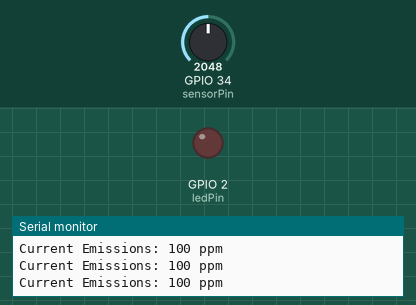
Bench run of a sketch on a simulated ESP32. Shown: output pins drawn as LEDs (lit = HIGH), the last lines printed to the serial monitor. The inputs (shaded band) are chosen by the test bench; at power-on: GPIO 34 (sensorPin) = 2048. WiFi joins after 1.5 s; servers stay silent unless stated; uploads are accepted with an empty reply.

Above: at 2.7 s.
2.8 s: GPIO 34 (sensorPin) set to 2866
At 3.2 s:
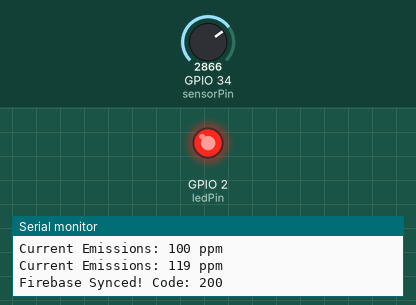
Timing chart, 0 to 5.8 s (numbered marks = the images above; inputs shaded):
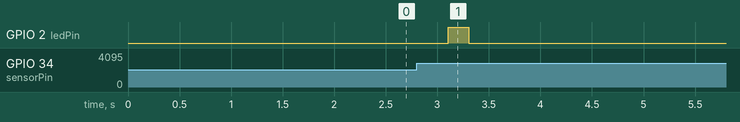

The sketch:

sketch.ino
```cpp
// ═══════════════════════════════════════════════════════════════════════
//  ChainReaction — ESP32 IoT Edge Device (Layer 1)
// ═══════════════════════════════════════════════════════════════════════
//  This Arduino sketch runs on a simulated ESP32 microcontroller inside
//  the Wokwi online simulator.  It reads a potentiometer (acting as a
//  CO₂ sensor), converts the raw analog value to a realistic 50–150 ppm
//  range, and pushes the reading to Firebase Realtime Database via HTTP.
//
//  The web dashboard (index.html) subscribes to the same Firebase path
//  in real time, so sensor updates appear on screen instantly.
// ═══════════════════════════════════════════════════════════════════════

#include <WiFi.h>        // ESP32 WiFi library — lets us connect to the internet
#include <HTTPClient.h>  // HTTP client — lets us send PUT requests to Firebase

// ── WiFi credentials ───────────────────────────────────────────────────
// Wokwi provides a virtual WiFi network called "Wokwi-GUEST" with no
// password.  Real hardware would use your actual WiFi SSID and password.
const char* ssid = "Wokwi-GUEST";
const char* password = "";

// ── Team / Device identity ─────────────────────────────────────────────
// This string MUST exactly match the "Device ID" you type into the web
// dashboard.  Firebase stores emissions at the path "emissions/<teamName>",
// so both the ESP32 and the dashboard need to agree on the same name.
String teamName = "ratpoison";

// ── Firebase Realtime Database URL ─────────────────────────────────────
// Must end with "/" — the ESP32 appends "emissions/<teamName>.json" to
// form the full REST endpoint for a PUT request.
String firebaseUrl = "https://chainreaction-iot-default-rtdb.asia-southeast1.firebasedatabase.app/";

// ── Hardware pin assignments ───────────────────────────────────────────
// Pin 34: Analog input — reads the potentiometer's voltage (0–3.3 V)
// Pin  2: Digital output — built-in LED, blinks briefly on each sync
const int sensorPin = 34;
const int ledPin    = 2;

// ── Dead-band filter ───────────────────────────────────────────────────
// Without this filter, tiny random fluctuations would cause the ESP32 to
// flood Firebase with near-identical readings dozens of times per second.
// DEAD_BAND = 2 means we only push a new value when the reading changes
// by more than ±2 ppm compared to the last successfully sent value.
const int DEAD_BAND = 2;
int lastSentValue = -999; // Initialised far from any real reading

// ═══════════════════════════════════════════════════════════════════════
//  setup() — Runs once when the ESP32 boots
// ═══════════════════════════════════════════════════════════════════════
void setup() {
  Serial.begin(115200);       // Start serial monitor at 115200 baud
  pinMode(ledPin, OUTPUT);    // Configure the LED pin as an output

  // Connect to WiFi — keep retrying until the connection is established
  WiFi.begin(ssid, password);
  Serial.print("Connecting to WiFi");
  while (WiFi.status() != WL_CONNECTED) {
    delay(300);
    Serial.print(".");
  }
  Serial.println("\n✅ Connected to Wokwi-GUEST!");
}

// ═══════════════════════════════════════════════════════════════════════
//  loop() — Runs continuously after setup()
// ═══════════════════════════════════════════════════════════════════════
//  Each iteration:
//    1. Reads the potentiometer's raw 12-bit ADC value (0–4095)
//    2. Maps it to a realistic 50–150 ppm emissions range
//    3. Checks the dead-band filter to avoid redundant uploads
//    4. If the reading has changed enough, sends it to Firebase via PUT
//    5. Blinks the LED to give visual feedback of a successful sync
// ═══════════════════════════════════════════════════════════════════════
void loop() {

  // 1. Read the analog sensor (potentiometer wired to pin 34)
  //    The ESP32 has a 12-bit ADC, so values range from 0 to 4095.
  int rawValue     = analogRead(sensorPin);

  // 2. Map the raw ADC range to our simulated emissions range (50–150 ppm)
  //    This makes the potentiometer slider feel like a real CO₂ sensor.
  int emissionsData = map(rawValue, 0, 4095, 50, 150);

  // Print the current reading to the serial monitor for debugging
  Serial.print("Current Emissions: ");
  Serial.print(emissionsData);
  Serial.println(" ppm");

  // 3. Dead-band filter: skip the upload if the reading hasn't changed
  //    enough since the last successful send (prevents Firebase flooding)
  if (abs(emissionsData - lastSentValue) < DEAD_BAND) {
    delay(200);   // Small delay to avoid hammering the CPU
    return;       // Skip the rest of this loop iteration
  }

  // 4. Send the new reading to Firebase via an HTTP PUT request
  if (WiFi.status() == WL_CONNECTED) {
    HTTPClient http;

    // Build the Firebase REST URL:  <baseURL>/emissions/<teamName>.json
    String url = firebaseUrl + "emissions/" + teamName + ".json";

    http.begin(url);
    http.setTimeout(4000);  // Abort the request if it takes longer than 4 s
    http.addHeader("Content-Type", "application/json");

    // The JSON payload the dashboard will receive via its WebSocket listener
    String payload = "{\"emissions\": " + String(emissionsData) + "}";

    // PUT replaces the entire node at this path in Firebase
    int httpResponseCode = http.PUT(payload);

    if (httpResponseCode > 0) {
      // Successful HTTP response — log and update the sent-value tracker
      Serial.print("Firebase Synced! Code: ");
      Serial.println(httpResponseCode);
      lastSentValue = emissionsData;  // Update only on success

      // 5. LED blink when emissions exceed the 100 ppm threshold
      if (emissionsData > 100) {
        digitalWrite(ledPin, HIGH);
        unsigned long blinkStart = millis();
        while (millis() - blinkStart < 200) { /* spin-wait for 200 ms */ }
        digitalWrite(ledPin, LOW);
      } else {
        digitalWrite(ledPin, LOW);  // Ensure LED is off when below threshold
      }

    } else {
      // HTTP error — log the negative error code for debugging
      Serial.print("Firebase error: ");
      Serial.println(httpResponseCode);
    }

    http.end();  // Release the HTTP connection resources
  }

  delay(200);    // Run the loop roughly 5 times per second
}
```

Measured:
- after the input at 2.8 s, GPIO 2 (ledPin): LOW → HIGH after 0.31 s, → LOW 0.20 s later
